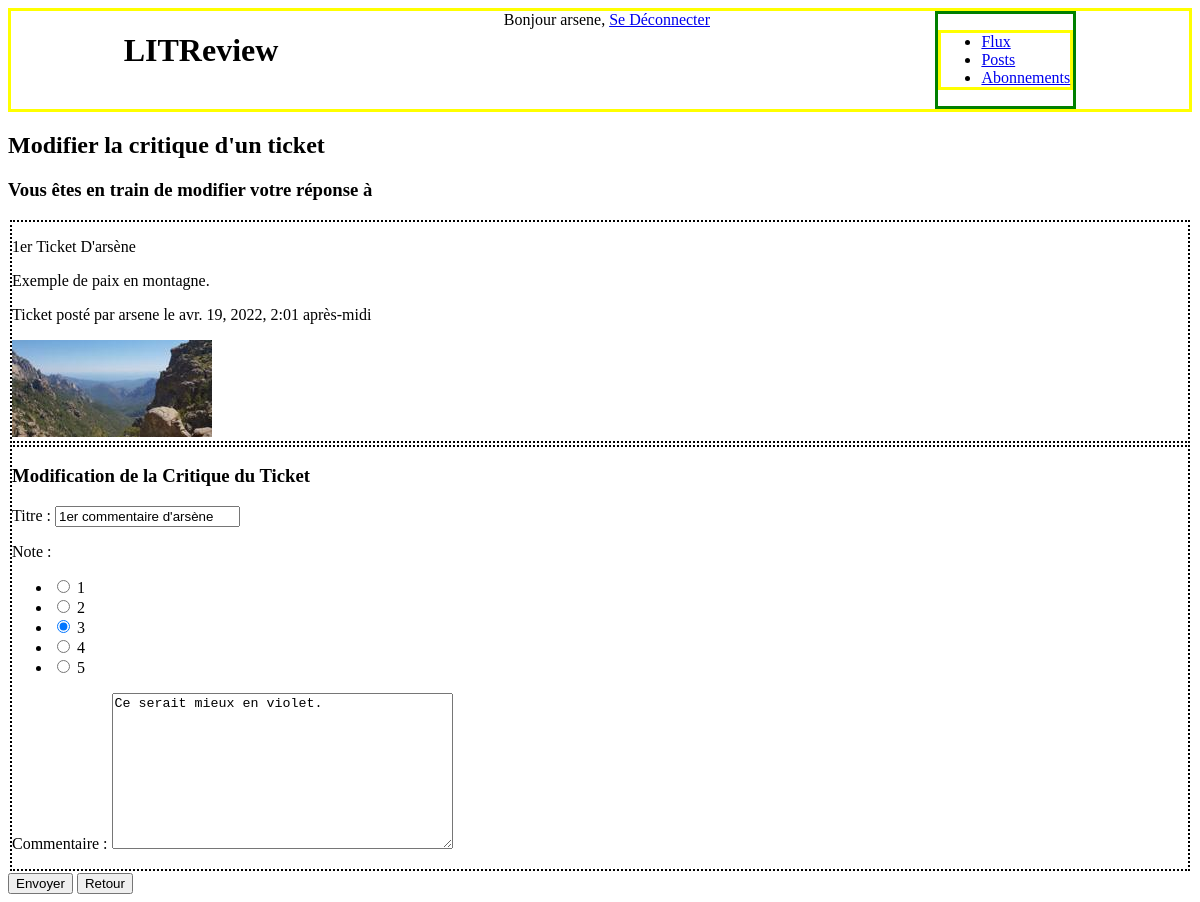
/review_modification/1 (signed in), run on the app's committed database.
### Base/models.py (models this page shows, shortened)
class Ticket(models.Model):
    IMG_MAX_SIZE = (200,200)
    title = models.CharField(max_length=128, verbose_name="Titre")
    description = models.TextField(max_length=2048, blank=True)
    user = models.ForeignKey(\
        to=settings.AUTH_USER_MODEL, on_delete=models.CASCADE)
    image = ImageField(null=True, blank=True)
    time_created = models.DateTimeField(auto_now_add=True)

class Review(models.Model):
    ticket = models.ForeignKey(to=Ticket, on_delete=models.CASCADE)
    rating = models.PositiveSmallIntegerField(\
        validators=[MinValueValidator(0), MaxValueValidator(5)], verbose_name="Note")
    headline = models.CharField(max_length=128, verbose_name="Titre")
    body = models.CharField(max_length=8192, blank=True, verbose_name="Commentaire")
    user = models.ForeignKey(\
        to=settings.AUTH_USER_MODEL, on_delete=models.CASCADE)
    time_created = models.DateTimeField(auto_now_add=True)

### Base/views.py (the view)
# urls.py: path('review_modification/<int:review_id>', b_views.review_modification, name="review_modification"),
@login_required
def review_modification(request, review_id):
    review_to_modify = models.Review.objects.get(id=review_id)
    ticket = review_to_modify.ticket
    if request.method == 'POST':
        form = forms.ReviewForm(request.POST, instance=review_to_modify)
        if form.is_valid():
            form.save()
            return redirect('own_posts')
    else:
        form = forms.ReviewForm(instance=review_to_modify)
    return render(request, 'critics/review_modification.html', \
        context={'form':form, 'ticket': ticket})

### Base/forms.py
class ReviewForm(forms.ModelForm):
    class Meta:
        model = models.Review
        fields = ['headline', 'rating', 'body']
        widgets = {
            'rating': forms.RadioSelect(choices=RATINGS),
            'body' : forms.Textarea
            }

### LITReview/templates/critics/review_modification.html (shortened to what this page needs)
{% extends "Base.html" %}
{% block content %}
    <h2>Modifier la critique d'un ticket</h2>
    <h3>Vous êtes en train de modifier votre réponse à </h3>
    <div class="ticket">
        <p>{{ ticket.title }}</p>
        <p>{{ ticket.description }}</p>
        <p>Ticket posté par {{ticket.user.username}} le {{ticket.time_created}}</p>
        <img src="{{ ticket.image.url }}">
    </div>
    <form method="post" enctype="multipart/form-data">
        <div class='review'>
            <h3>Modification de la Critique du Ticket</h3>
            {{ form.as_p }}
        </div>
        <button type="submit">Envoyer</button>
        <a href="{% url 'HomePage' %}"><button>Retour</button></a>
    </form>
{% endblock %}

### LITReview/templates/Base.html (shortened to what this page needs)
{% load static %}
<!DOCTYPE html>
<html lang="fr">
<head>
    <link rel='stylesheet' type='text/css' media='screen' href="{% static 'css/style.css'%}?20181209">
</head>
<header>
    <h1 id="main-title">LITReview</h1>
    <span class="user">
        {% if request.user.is_authenticated %}
            Bonjour {{ request.user.username }},
            <a href="{% url "logout" %}">Se Déconnecter</a>
        {% endif %}
    </span>
    <div id="header-banner">
        {% if request.user.is_authenticated %}
            <ul class="menu">
                <li {% if section == "HomePage" %}class="selected"{% endif %}>
                    <a href="{% url 'HomePage' %}">Flux</a>
                </li>
                <li {% if section == "Posts" %}class="selected"{% endif %}>
                    <a href="{% url 'own_posts' %}">Posts</a>
                </li>
                <li {% if section == "Subscriptions" %}class="selected"{% endif %}>
                    <a href="{% url 'subscribers_page' %}">Abonnements</a>
                </li>
            </ul>
            {% else %}
                <a>Utilisateur non connecté</a>
        {% endif %}
    </div>
</header>
<body>
    {% block content %}
    {% endblock %}
</body>
</html>

### Base/static/css/style.css (style rules this page uses)
header { border:3px solid yellow; display:flex; justify-content: space-around; }
#header-banner { display: inline-block; justify-items: space-between; border:3px solid green; }
#main-title { display: inline-flex; justify-content: right; }
.menu { justify-items: space-between; border:3px solid yellow; }
.ticket { border: 2px dotted black; margin: 2px; }
.review { border: 2px dotted black; margin: 2px; }

### data on the page
Ticket: title "1er Ticket D'arsène", description "Exemple de paix en montagne.", user.username "arsene", time_created "avr. 19, 2022, 2:01 après-midi", image (picture)
Review: headline "1er commentaire d'arsène", rating "☐ Note : ☐ 2 ☑ 3 ☐ 4 ☐ 5", body "Ce serait mieux en violet."

### other printed values
{{ request.user.username }} "arsene"
